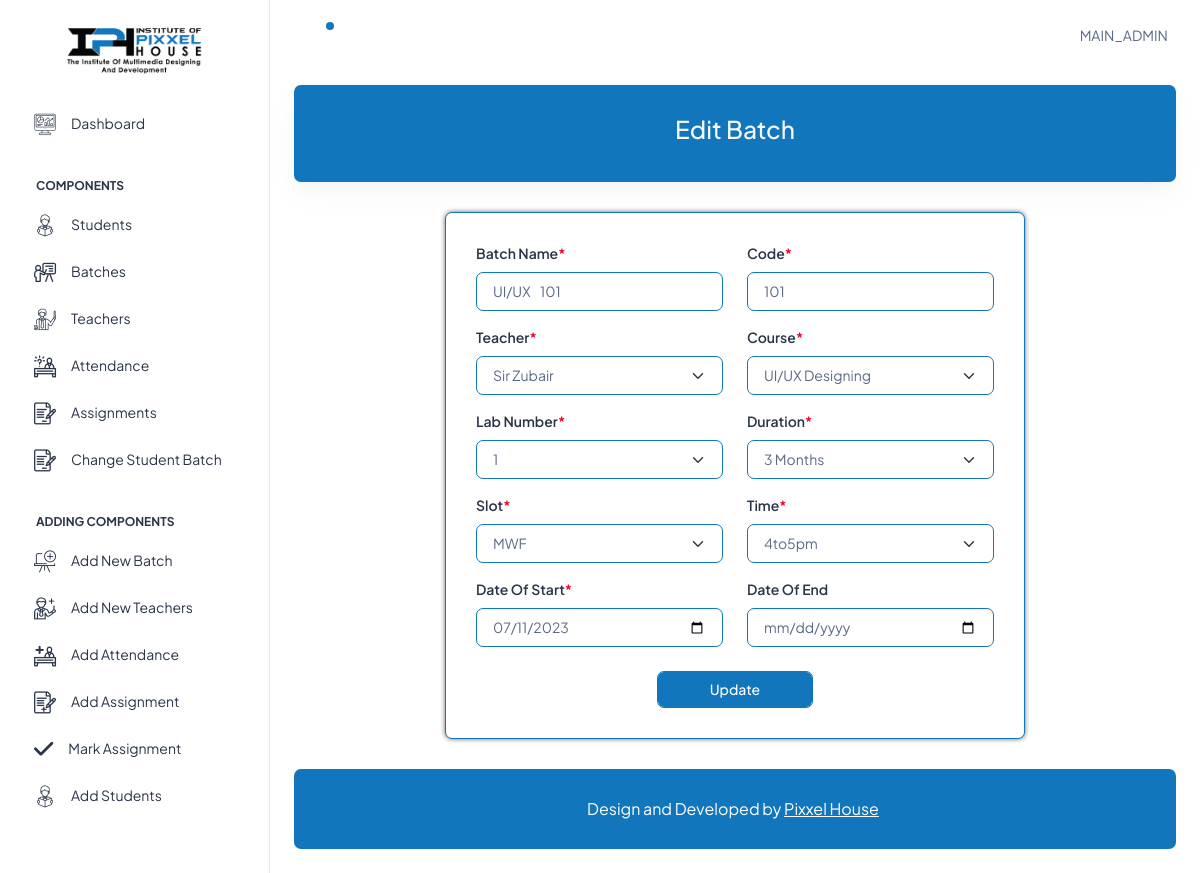
Screenshot of /admin_dashboard/edit_batch.php?batch_sno=1 (signed in) with the database file from the repository.
### tables this page shows
CREATE TABLE `main_admin` (
  `sno` int(11) NOT NULL,
  `user_name` varchar(255) NOT NULL,
  `email` varchar(255) NOT NULL,
  `password` varchar(255) NOT NULL,
  `image` varchar(500) NOT NULL
);

CREATE TABLE `batch` (
  `batch_id` int(11) NOT NULL,
  `batch_name` varchar(255) DEFAULT NULL,
  `batch_code` varchar(255) DEFAULT NULL,
  `batch_slot` varchar(255) DEFAULT NULL,
  `teacher` int(11) DEFAULT NULL,
  `time` varchar(200) NOT NULL,
  `course_id` int(11) NOT NULL,
  `course_duration` varchar(255) DEFAULT NULL,
  `lab_number` int(20) NOT NULL,
  `date_of_start` varchar(255) DEFAULT NULL,
  `date_of_end` varchar(255) DEFAULT NULL,
  `change_date` varchar(100) NOT NULL
);

CREATE TABLE `teacher` (
  `teacher_id` int(11) NOT NULL,
  `teacher_name` varchar(255) DEFAULT NULL,
  `teacher_email` varchar(255) DEFAULT NULL,
  `teacher_contact` varchar(255) DEFAULT NULL,
  `gender` varchar(10) NOT NULL,
  `cnic` varchar(255) DEFAULT NULL,
  `quli` varchar(255) DEFAULT NULL,
  `exper` varchar(255) DEFAULT NULL,
  `address` varchar(255) DEFAULT NULL,
  `portal_email` varchar(255) DEFAULT NULL,
  `portal_password` varchar(255) DEFAULT NULL,
  `teacher_image` varchar(500) NOT NULL
);

CREATE TABLE `course` (
  `Id` int(11) NOT NULL,
  `course_name` varchar(255) NOT NULL,
  `course_duration` varchar(255) NOT NULL,
  `description` longtext NOT NULL,
  `course_thumbnail` varchar(1000) NOT NULL
);

### functions/function.php (called while the page is built, shortened)
<?php
function get_table_data2($tableName, $connection, $columnName, $columnValue)
{
    $query = "SELECT * FROM $tableName WHERE `$columnName` = ?";
    $stmt = mysqli_prepare($connection, $query);
    mysqli_stmt_bind_param($stmt, "s", $columnValue);
    mysqli_stmt_execute($stmt);
    $result = mysqli_stmt_get_result($stmt);
    if ($result) {
        return $result;
    } else {
        echo "Error executing statement: " . mysqli_stmt_error($stmt);
        return false;
    }
}

### admin_dashboard/edit_batch.php (the view, shortened to what this page needs)
<!doctype html>
<html lang="en">
<head>
    <?php include('include/links.php'); ?>
</head>
<body>
    <div class="page-wrapper" id="main-wrapper" data-layout="vertical" data-navbarbg="skin6" data-sidebartype="full" data-sidebar-position="fixed" data-header-position="fixed">
        <?php include('include/sidebar.php'); ?>
        <div class="body-wrapper">
            <header class="app-header">
                <?php include('include/navbar.php'); ?>
            </header>
            <div class="container-fluid">
                <div class="card bg-primary">
                    <div class="card-body">
                        <h3 class=" text-center text-light">Edit Batch</h3>
                    </div>
                </div>
                <?php
                $get_batch_sno = $_GET['batch_sno'];
                $fetch_batch_detail = get_table_data2('batch', $con, 'batch_id', $get_batch_sno);
                while ($fetch = mysqli_fetch_assoc($fetch_batch_detail)) {
                    $batch_name = $fetch['batch_name'];
                    $batch_code = $fetch['batch_code'];
                    $batch_slot = $fetch['batch_slot'];
                    $teacher_sno = $fetch['teacher'];
                    $lab_number = $fetch['lab_number'];
                    $course_id = $fetch['course_id'];
                    $time = $fetch['time'];
                    $course_duration = $fetch['course_duration'];
                    $show_date_of_start = $fetch['date_of_start'];
                    $show_date_of_end = $fetch['date_of_end'];
                    $date_of_start = date("Y-m-d", strtotime($show_date_of_start));
                    if($show_date_of_end==''){
                        $date_of_end='';
                    }else{
                    $date_of_end = date("Y-m-d", strtotime($show_date_of_end));
                    }
                }
                $fetch_teacher_name = get_table_data2('teacher', $con, 'teacher_id', $teacher_sno);
                while ($fetch2 = mysqli_fetch_assoc($fetch_teacher_name)) {
                    $teacher = $fetch2['teacher_name'];
                    $teacher_main_id = $fetch2['teacher_id'];
                }
                ?>
                <div class="row">
                    <div class="col-md-2"></div>
                    <div class="col-md-8">
                        <div class="card card-shadow-ph">
                            <div class="card-body">
                                <form action="query/update_batch.php?batch_sno=<?php echo $get_batch_sno; ?>" method="post">
                                    <div class="row align-items-center">
                                        <div class="col-md-6">
                                            <label for="batch_name" class="form-label">Batch Name<span class="text-danger">*</span></label>
                                            <input type="text" name="batch_name" id="batch_name" placeholder="Batch Name" class="form-control" value="<?php echo $batch_name ?>">
                                        </div>
                                        <div class="col-md-6">
                                            <label for="batch_code" class="form-label">Code<span class="text-danger">*</span></label>
                                            <input type="number" placeholder="Batch Code" min="1" name="batch_code" id="batch_code" class="form-control" value="<?php echo $batch_code ?>">
                                        </div>
                                    </div>
                                    <div class="row align-items-center mt-3">
                                        <div class="col-md-6">
                                            <label for="teacher" class="form-label">Teacher<span class="text-danger">*</span></label>
                                            <select class="form-select" name="teacher" id="teacher">
                                                <option value="<?php echo $teacher_main_id ?>"><?php echo $teacher ?></option>
                                            </select>
                                        </div>
                                        <div class="col-md-6">
                                            <label for="course" class="form-label">Course<span class="text-danger">*</span></label>
                                            <select class="form-select" name="course" id="course" required>
                                                <?php
                                                $course = get_table_data2('course', $con, 'Id', $course_id);
                                                while ($row2 = mysqli_fetch_assoc($course)) {
                                                    $course_name = $row2['course_name'];
                                                }
                                                ?>
                                                <option value="<?php echo $course_id; ?>"><?php echo $course_name ?></option>
                                            </select>
                                        </div>
                                    </div>
                                    <div class="row align-items-center mt-3">
                                        <div class="col-md-6">
                                            <label for="lab" class="form-label">Lab Number<span class="text-danger">*</span></label>
                                            <select class="form-select" name="lab" id="lab" required>
                                                <option value="<?php echo $lab_number ?>"><?php echo $lab_number ?></option>
                                            </select>
                                        </div>
                                        <div class="col-md-6">
                                            <label for="duration" class="form-label">Duration<span class="text-danger">*</span></label>
                                            <select class="form-select" name="duration" id="duration" required>
                                                <option value="<?php echo $course_duration ?>"><?php echo $course_duration . " " . "Months" ?></option>
                                            </select>
                                        </div>
                                    </div>
                                    <div class="row align-items-center mt-3">
                                        <div class="col-md-6">
                                            <label for="slot" class="form-label">Slot<span class="text-danger">*</span></label>
                                            <select class="form-select" name="slot" id="slot">
                                                <option value="<?php echo $batch_slot ?>"><?php echo $batch_slot ?></option>
                                            </select>
                                        </div>
                                        <div class="col-md-6">
                                            <label for="time" class="form-label">Time<span class="text-danger">*</span></label>
                                            <select class="form-select" name="time" id="time">
                                                <option value="<?php echo $time ?>"><?php echo $time ?></option>
                                            </select>
                                        </div>
                                    </div>
                                    <div class="row align-items-center mt-3">
                                        <div class="col-md-6">
                                            <label for="start_date" class="form-label">Date Of Start<span class="text-danger">*</span></label>
                                            <input type="date" name="start_date" id="start_date" class="form-control" value="<?php echo $date_of_start ?>">
                                        </div>
                                        <div class="col-md-6">
                                            <label for="end_date" class="form-label">Date Of End</label>
                                            <input type="date" name="end_date" id="end_date" class="form-control" value="<?php echo $date_of_end ?>">
                                        </div>
                                    </div>
                                    <div class="row mt-4">
                                        <div class="col-md-4"></div>
                                        <div class="col-md-4">
                                            <input type="submit" name="update_btn" value="Update" class="btn btn-primary form-control">
                                        </div>
                                        <div class="col-md-4"></div>
                                    </div>
                                </form>
                            </div>
                        </div>
                    </div>
                    <div class="col-md-2"></div>
                </div>
                <?php include('include/footer.php'); ?>
            </div>
        </div>
    </div>
</body>
</html>

### admin_dashboard/include/navbar.php (shortened to what this page needs)
<?php
include('include/connect.php');
if (isset($_SESSION['admin_login'])) {
  $admin_session = $_SESSION['admin_login'];
  $admin_details = get_table_data2('main_admin', $con, 'email', $admin_session);
  while ($admin = mysqli_fetch_assoc($admin_details)) {
    $user_name = $admin['user_name'];
  }
}
?>
<nav class="navbar navbar-expand-lg navbar-light apply_shadow-ph">
  <?php
  $circle_anim = '';
  ?>
  <ul class="navbar-nav notification-parent" data-admin-id='0' requestFetch='true'>
    <li class="nav-item">
      <a class="nav-link nav-icon-hover " id='not-bell' href="javascript:void(0)">
        <i class="ti ti-bell-ringing"></i>
        <div class="notification bg-primary rounded-circle  <?php echo $circle_anim; ?>" id="not-cir"></div>
      </a>
    </li>
  </ul>
  <div class="navbar-collapse justify-content-end px-0" id="navbarNav">
    <ul class="navbar-nav flex-row ms-auto align-items-center justify-content-end">
      <li class="nav-item dropdown">
        <a><?php echo strtoupper($user_name) ?></a>
      </li> &nbsp &nbsp
    </ul>
  </div>
</nav>

### assets/css/my-style.css (style rules this page uses)
input, select, textarea { border: 1px solid #1176bc !important; }
.card-shadow-ph { box-shadow: 0px 0px 5px #6a6969; border: 1px solid #1176bc !important; }
.notification-parent { position: relative; }

### assets/css/an_style.css (style rules this page uses)
* { box-sizing: border-box; text-decoration: none; }

### rows the page displays
main_admin: user_name "MAIN_ADMIN"
batch: batch_name "UI/UX 101", batch_code "101", lab "1", duration "3 Months", slot "MWF", time "4to5pm", start_date "07/11/2023"
teacher: teacher "Sir Zubair"
course: course "UI/UX Designing"
